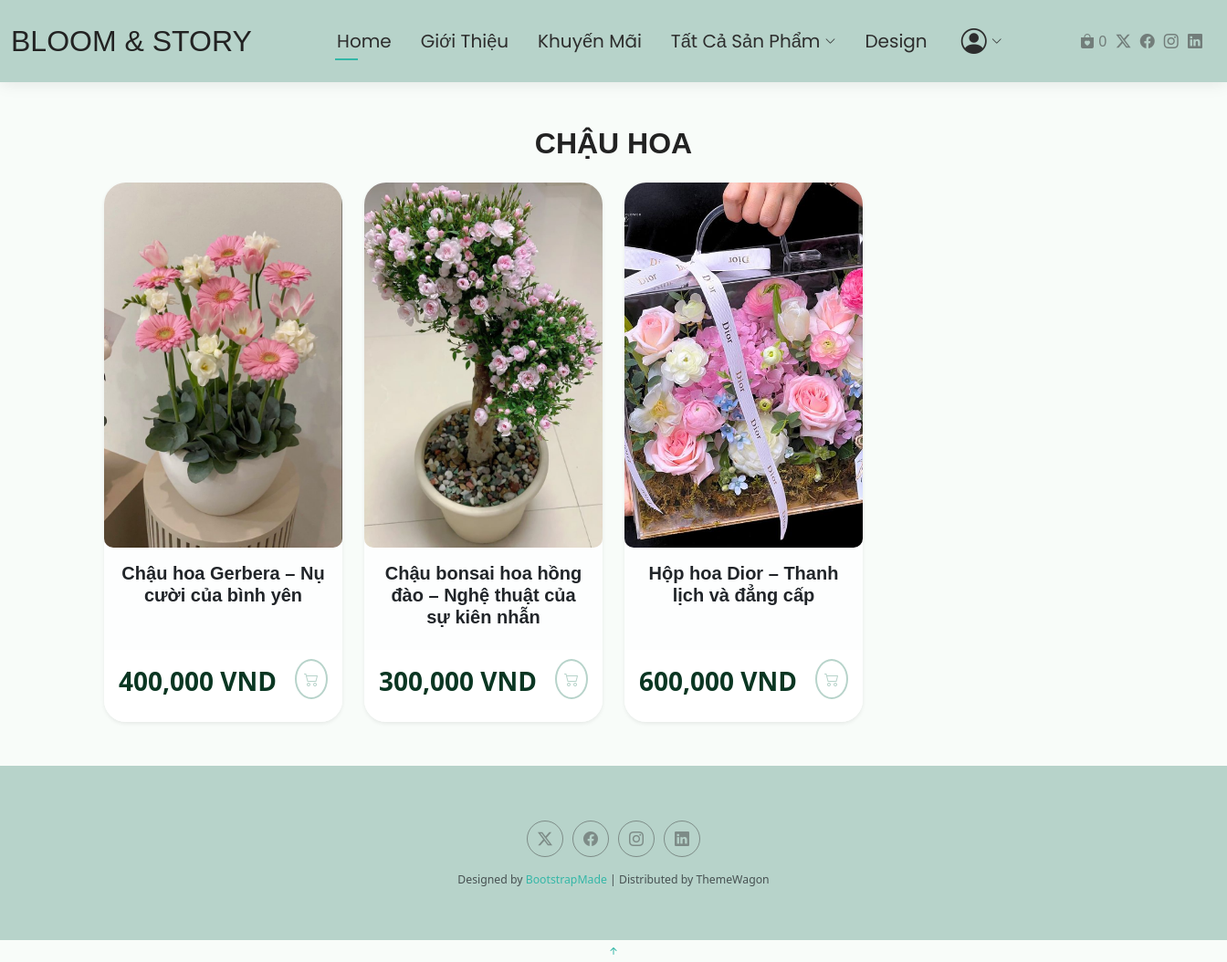
Screenshot of /dropdown/chau_hoa/ with the database file from the repository.
### category/models.py (models this page shows, shortened)
class Category(models.Model):
    name = models.CharField(max_length=100)
    image = models.ImageField(upload_to='category_images/', null=True, blank=True)
    is_featured = models.BooleanField(default=False)
    is_visible = models.BooleanField(default=True)

### product/models.py (models this page shows, shortened)
class Product(models.Model):
    STATUS_CHOICES = [
        ('available', 'Còn hàng'),
        ('out_of_stock', 'Hết hàng'),
    ]
    category = models.ForeignKey(
        Category,
        on_delete=models.CASCADE,
        related_name='products',
        null=True,
        blank=True
    )
    name = models.CharField(max_length=100)
    price = models.FloatField()
    description = models.TextField()
    image = models.ImageField(upload_to='products/', null=True, blank=True)
    is_featured = models.BooleanField(default=False)
    status = models.CharField(
        max_length=20,
        choices=STATUS_CHOICES,
        default='available',
    )

### first_app/views.py (the view)
class ChauHoaView(TemplateView):
    template_name = "dropdown/chau_hoa.html"
    def get_context_data(self, **kwargs):
        context = super().get_context_data(**kwargs)
        try:
            category = Category.objects.get(name__iexact="Chậu hoa")
            products = category.products.all()
        except Category.DoesNotExist:
            category = {'name': 'Chậu Hoa'}
            products = []
        context['category'] = category
        context['products'] = products
        return context

### cart/context_processors.py (called while the page is built)
def cart_total_quantity(request):
    if request.user.is_authenticated:
        total_quantity = CartItem.objects.filter(user=request.user).aggregate(
            Sum('quantity')
        )['quantity__sum'] or 0
    else:
        cart = request.session.get('cart', {})
        total_quantity = sum(item['quantity'] for item in cart.values())
    print("Session cart:", request.session.get('cart'))
    return {'cart_total_quantity': total_quantity}

### first_project/templates/dropdown/chau_hoa.html (shortened to what this page needs)
{% extends 'base.html' %}
{% load static %}
{% load humanize %}
{% block content %}
<div class="container my-5">
  <h2 class="text-center text-uppercase fw-bold mb-4">{{ category.name }}</h2>
  <div class="row g-4">
    {% if products %}
      {% for product in products %}
      <div class="col-6 col-md-4 col-lg-3">
        <div class="card product-card shadow-sm border-0 h-100">
          <div class="image-wrapper">
            <img src="{{ product.image.url }}" class="product-img" alt="{{ product.name }}">
          </div>
          <div class="card-body text-center">
            <h5 class="card-title text-dark fw-semibold">
              <a href="{% url 'product_detail' product.id %}"
                 class="product-link text-decoration-none text-dark">
                 {{ product.name }}
              </a>
            </h5>
          </div>
          <div class="card-footer bg-white d-flex justify-content-between align-items-center border-0">
              <p class="product-price">{{ product.price|floatformat:0|intcomma }} VND</p> <p>
               <button
                  class="btn btn-outline-success rounded-circle p-2 add-to-cart-btn"
                  data-product-id="{{ product.id }}">
                  <i class="bi bi-cart2"></i>
              </button>
          </div>
        </div>
      </div>
      {% endfor %}
    {% else %}
      <p class="text-center text-muted">Hiện chưa có sản phẩm trong danh mục này.</p>
    {% endif %}
  </div>
</div>
{% endblock %}

### first_project/static/assets/css/main.css (style rules this page uses)
:root { --default-font: "Roboto", system-ui, -apple-system, "Segoe UI", Roboto, "Helvetica Neue", Arial, "Noto Sans", "Liberation Sans", sans-serif, "Apple Color Emoji", "Segoe UI Emoji", "Segoe UI Symbol", "Noto Color Emoji"; --heading-font: "Raleway", sans-serif; --nav-font: "Poppins", sans-serif; }
:root { --background-color: #ffffff; --default-color: #444444; --heading-color: #222222; --accent-color: #34b7a7; --surface-color: #ffffff; --contrast-color: #ffffff; }
:root { --nav-color: #333; --nav-hover-color: #34b7a7; --nav-mobile-background-color: #ffffff; --nav-dropdown-background-color: #ffffff; --nav-dropdown-color: #444444; --nav-dropdown-hover-color: #34b7a7; }
:root { scroll-behavior: smooth; }
body { color: var(--default-color); background-color: var(--background-color); font-family: var(--default-font); }
a { color: var(--accent-color); text-decoration: none; transition: 0.3s; }
h1, h2, h3, h4, h5, h6 { color: var(--heading-color); font-family: var(--heading-font); }
.product-card { border-radius: 15px; overflow: hidden; transition: transform 0.3s ease, box-shadow 0.3s ease; }
.image-wrapper { width: 300px; height: 300px; overflow: hidden; position: relative; }
.product-img { width: 100%; height: 100%; object-fit: contain; }
.product-img { max-width: 100%; height: auto; display: block; margin: 0 auto; }
.btn-outline-success { border: 2px solid #B7D3CA; color: #B7D3CA; }

### accounts/static/css/account.css (style rules this page uses)
body { font-family: 'Segoe UI', sans-serif; background-color: #f8f8f8; }
body { background-color: #f8f9fa; font-family: 'Segoe UI', Tahoma, Geneva, Verdana, sans-serif; }

### product/static/css/product.css (style rules this page uses)
.product-img { max-width: 100%; max-height: 100%; height: 400px; object-fit: cover; border-radius: 8px; display: block; margin: auto; border-radius: 10px; }
.product-price { color: #0a3622; font-size: 28px; font-weight: 700; margin-top: 5px; }
.image-wrapper { width: 100%; height: 400px; overflow: hidden; position: relative; }

### orders/static/css/checkout.css (style rules this page uses)
body { background-color: #f0fdf9; font-family: 'Segoe UI', sans-serif; }
body { background: #f8fcf9; }
.card { background: #ffffffcc; border-radius: 1.5rem; }

### rows the page displays
Category: name "CHẬU HOA"
Product: image (picture), name "Chậu hoa Gerbera – Nụ cười của bình yên", price "400,000"
Product: image (picture), name "Chậu bonsai hoa hồng đào – Nghệ thuật của sự kiên nhẫn", price "300,000"
Product: image (picture), name "Hộp hoa Dior – Thanh lịch và đẳng cấp", price "600,000"

### other values shown
{{ cart_total_quantity }} "0"
